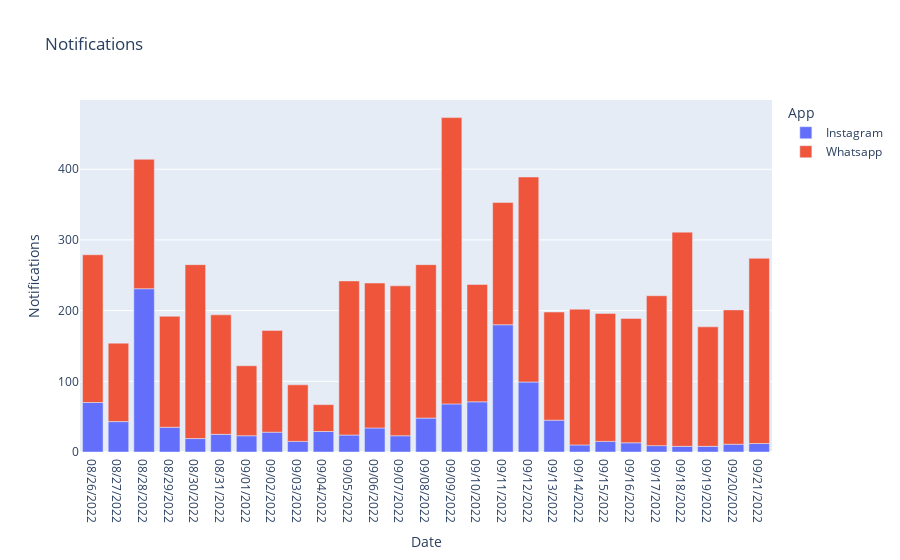

This figure's notebook cell:
### Code cell
# Now let’s have a look at the number of notifications from the apps:
figure = px.bar(data_frame=data, 
                x = "Date", 
                y = "Notifications", 
                color="App", 
                title="Notifications")
figure.show()

### Figure 1 — Plotly figure (JSON) as saved in the notebook; plotly's stock layout.template omitted (floating-point values rounded to 4 significant figures)
{"data": [{"hovertemplate": "App=Instagram<br>Date=%{x}<br>Notifications=%{y}<extra></extra>", "legendgroup": "Instagram", "marker": {"color": "#636efa", "pattern": {"shape": ""}}, "name": "Instagram", "orientation": "v", "showlegend": true, "textposition": "auto", "type": "bar", "x": ["08/26/2022", "08/27/2022", "08/28/2022", "08/29/2022", "08/30/2022", "08/31/2022", "09/01/2022", "09/02/2022", "09/03/2022", "09/04/2022", "09/05/2022", "09/06/2022", "09/07/2022", "09/08/2022", "09/09/2022", "09/10/2022", "09/11/2022", "09/12/2022", "09/13/2022", "09/14/2022", "09/15/2022", "09/16/2022", "09/17/2022", "09/18/2022", "09/19/2022", "09/20/2022", "09/21/2022"], "xaxis": "x", "y": [70, 43, 231, 35, 19, 25, 23, 28, 15, 29, 24, 34, 23, 48, 68, 71, 180, 99, 45, 10, 15, 13, 9, 8, 8, 11, 12], "yaxis": "y"}, {"hovertemplate": "App=Whatsapp<br>Date=%{x}<br>Notifications=%{y}<extra></extra>", "legendgroup": "Whatsapp", "marker": {"color": "#EF553B", "pattern": {"shape": ""}}, "name": "Whatsapp", "orientation": "v", "showlegend": true, "textposition": "auto", "type": "bar", "x": ["08/26/2022", "08/27/2022", "08/28/2022", "08/29/2022", "08/30/2022", "08/31/2022", "09/01/2022", "09/02/2022", "09/03/2022", "09/04/2022", "09/05/2022", "09/06/2022", "09/07/2022", "09/08/2022", "09/09/2022", "09/10/2022", "09/11/2022", "09/12/2022", "09/13/2022", "09/14/2022", "09/15/2022", "09/16/2022", "09/17/2022", "09/18/2022", "09/19/2022", "09/20/2022", "09/21/2022"], "xaxis": "x", "y": [209, 111, 183, 157, 246, 169, 99, 144, 80, 38, 218, 205, 212, 217, 405, 166, 173, 290, 153, 192, 181, 176, 212, 303, 169, 190, 262], "yaxis": "y"}], "layout": {"barmode": "relative", "legend": {"title": {"text": "App"}, "tracegroupgap": 0}, "title": {"text": "Notifications"}, "xaxis": {"anchor": "y", "domain": [0, 1], "title": {"text": "Date"}}, "yaxis": {"anchor": "x", "domain": [0, 1], "title": {"text": "Notifications"}}}}
